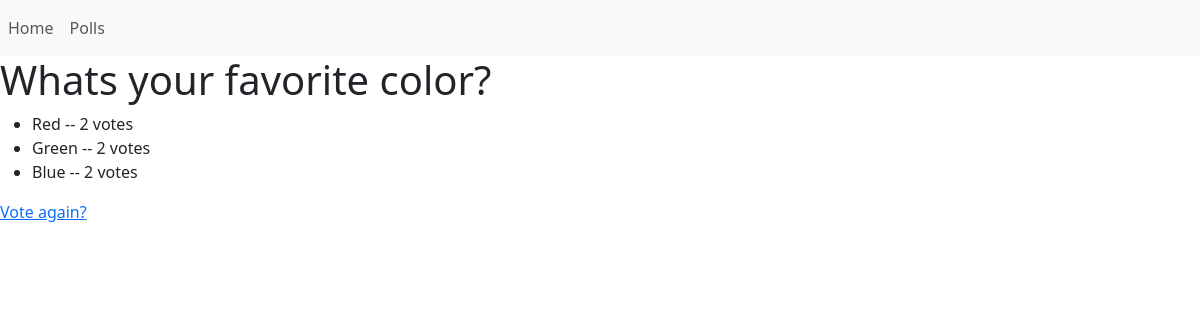
Before: /polls/2/results/ (signed in) with the older database file.
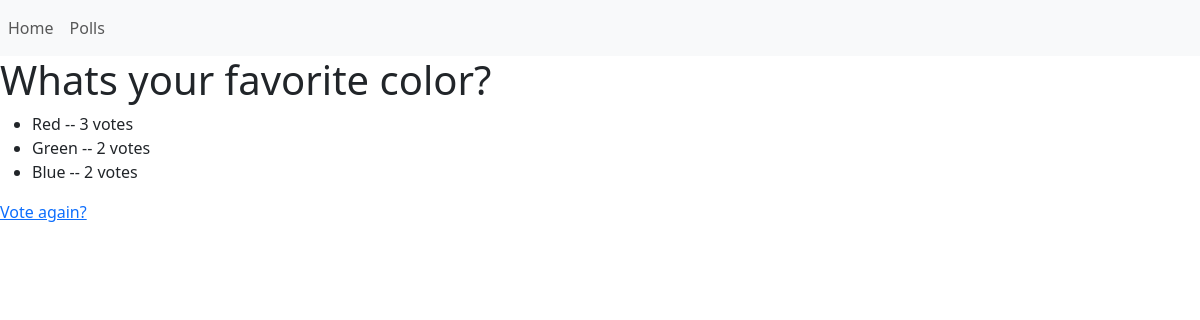
After: the same page with the newer database file.
### polls/models.py (models this page shows, shortened)
class Choice(models.Model):
    question = models.ForeignKey(Question, on_delete=models.CASCADE)
    choice_text = models.CharField(max_length=200)
    votes = models.IntegerField(default=0)

### polls/views.py (the view)
# urls.py: path("<int:pk>/results/", views.ResultsView.as_view(), name="results"),
class ResultsView(LoginRequiredMixin, generic.DetailView):
    model = Question
    template_name = "polls/results.html"

### polls/templates/polls/results.html (shortened to what this page needs)
{% extends "./base.html" %}
{% block content %}
<h1>{{ question.question_text }}</h1>
<ul>
    {% for choice in question.choice_set.all %}
    <li>{{ choice.choice_text }} -- {{ choice.votes }} vote{{ choice.votes|pluralize }}</li>
    {% endfor %}
</ul>
<a href="{% url 'polls:detail' question.id %}">Vote again?</a>
{% endblock %}

Changed rows visible on the page:
changed Choice "Red": votes "2" → "3"
